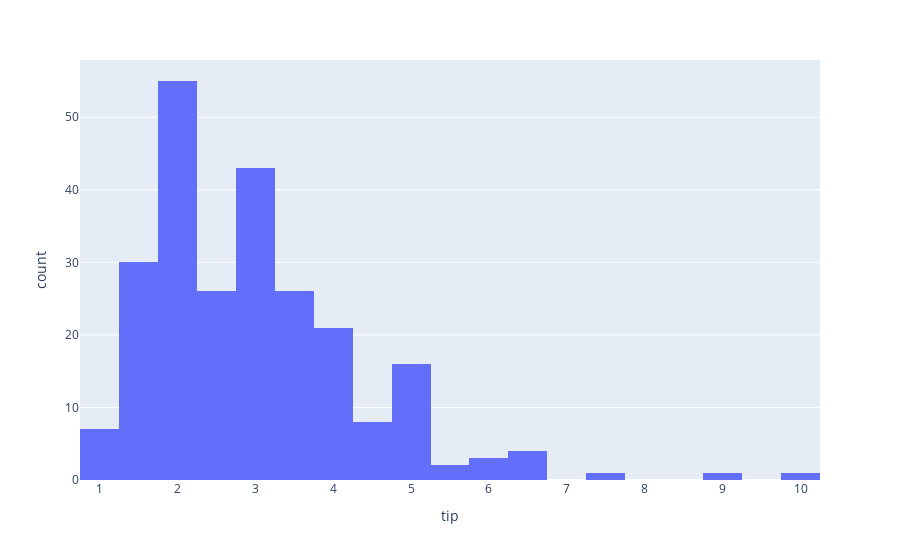

Source (notebook cell):
### Markdown cell above
## Simple graphs
We will begin with the most basic graphs and features.
Note that the syntax is very simple -  you provide the dataframe, and the name of the columns.
Run the next cell. Afterwards, do the following steps:
1. Rename the X label (labels={"tip": "tip in dollars"}).
2. Compare between male and femable (by adding ' color="sex" ')
3. The default barmode is stacked, which is not a good practice. Change the barmode to "overlay". (barmode= "overlay").
4. Reduce the number of bins (nbins=8) to make the graph clearer.
5. Add the marginal distribution (add  marginal='box').
6. Change the y axes to be loged-scale (add log_y=True)
7. We can also evaluate the impact of the smokers on the tip. Let's remove steps 2 & 3 to simplified the graphs, and then add pattern_shape="smoker"
8. Let's see the accumualtive count. Remove the pattern_shape, and instead add cumulative=True
9. Another awesome functionality is to use the histogram function to calculate various functions instead of counting only. For example, add y="total_bill", histfunc="avg", to calculate the average total-bill in each bin
10. Assume that you understand the histogram is not the best way to present the data, you may try to change the histogram to "scatter" or "line". Delete the invalid paramters.


What we learnt here?
It is nice and simple!
You can change the legends' name, scale, make it comulative, change the range, and add colors - and each by a single paramter, without changing the data at all, without any calculation, and without any need to add call another function! 
Isn't it awesome?

### Code cell
fig = px.histogram(df, x="tip")  
fig.show()

### Figure 1 — Plotly figure (JSON) as saved in the notebook; plotly's stock layout.template omitted (floating-point values rounded to 4 significant figures; data arrays with more than 128 entries replaced by an {"elided": "..."} marker saying what was removed)
{"data": [{"alignmentgroup": "True", "bingroup": "x", "hovertemplate": "tip=%{x}<br>count=%{y}<extra></extra>", "legendgroup": "", "marker": {"color": "#636efa", "pattern": {"shape": ""}}, "name": "", "offsetgroup": "", "orientation": "v", "showlegend": false, "type": "histogram", "x": {"elided": "244 float values"}, "xaxis": "x", "yaxis": "y"}], "layout": {"autosize": true, "barmode": "relative", "legend": {"tracegroupgap": 0}, "margin": {"t": 60}, "xaxis": {"anchor": "y", "autorange": true, "domain": [0, 1], "range": [0.75, 10.25], "title": {"text": "tip"}, "type": "linear"}, "yaxis": {"anchor": "x", "autorange": true, "domain": [0, 1], "range": [0, 57.89], "title": {"text": "count"}}}}
